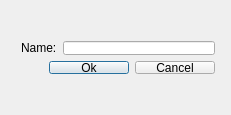
<?xml version="1.0" encoding="UTF-8"?>
<ui version="4.0">
 <class>Dialog</class>
 <widget class="QDialog" name="Dialog">
  <property name="geometry">
   <rect>
    <x>0</x>
    <y>0</y>
    <width>231</width>
    <height>115</height>
   </rect>
  </property>
  <property name="windowTitle">
   <string>Dialog</string>
  </property>
  <widget class="QWidget" name="">
   <property name="geometry">
    <rect>
     <x>10</x>
     <y>30</y>
     <width>216</width>
     <height>55</height>
    </rect>
   </property>
   <layout class="QVBoxLayout" name="verticalLayout">
    <item>
     <layout class="QHBoxLayout" name="horizontalLayout_2">
      <item>
       <widget class="QLabel" name="label">
        <property name="text">
         <string>Name:</string>
        </property>
        <property name="buddy">
         <cstring>lineEdit</cstring>
        </property>
       </widget>
      </item>
      <item>
       <widget class="QLineEdit" name="lineEdit"/>
      </item>
     </layout>
    </item>
    <item>
     <layout class="QHBoxLayout" name="horizontalLayout">
      <item>
       <spacer name="horizontalSpacer">
        <property name="orientation">
         <enum>Qt::Horizontal</enum>
        </property>
        <property name="sizeHint" stdset="0">
         <size>
          <width>40</width>
          <height>20</height>
         </size>
        </property>
       </spacer>
      </item>
      <item>
       <widget class="QPushButton" name="pushButton">
        <property name="sizePolicy">
         <sizepolicy hsizetype="Minimum" vsizetype="Fixed">
          <horstretch>0</horstretch>
          <verstretch>0</verstretch>
         </sizepolicy>
        </property>
        <property name="text">
         <string>Ok</string>
        </property>
       </widget>
      </item>
      <item>
       <widget class="QPushButton" name="pushButton_2">
        <property name="text">
         <string>Cancel</string>
        </property>
       </widget>
      </item>
     </layout>
    </item>
   </layout>
  </widget>
 </widget>
 <layoutdefault spacing="6" margin="11"/>
 <tabstops>
  <tabstop>pushButton</tabstop>
  <tabstop>pushButton_2</tabstop>
  <tabstop>lineEdit</tabstop>
 </tabstops>
 <resources/>
 <connections>
  <connection>
   <sender>pushButton_2</sender>
   <signal>clicked()</signal>
   <receiver>Dialog</receiver>
   <slot>close()</slot>
   <hints>
    <hint type="sourcelabel">
     <x>167</x>
     <y>70</y>
    </hint>
    <hint type="destinationlabel">
     <x>205</x>
     <y>104</y>
    </hint>
   </hints>
  </connection>
  <connection>
   <sender>pushButton</sender>
   <signal>clicked()</signal>
   <receiver>Dialog</receiver>
   <slot>accept()</slot>
   <hints>
    <hint type="sourcelabel">
     <x>77</x>
     <y>71</y>
    </hint>
    <hint type="destinationlabel">
     <x>40</x>
     <y>95</y>
    </hint>
   </hints>
  </connection>
 </connections>
</ui>
